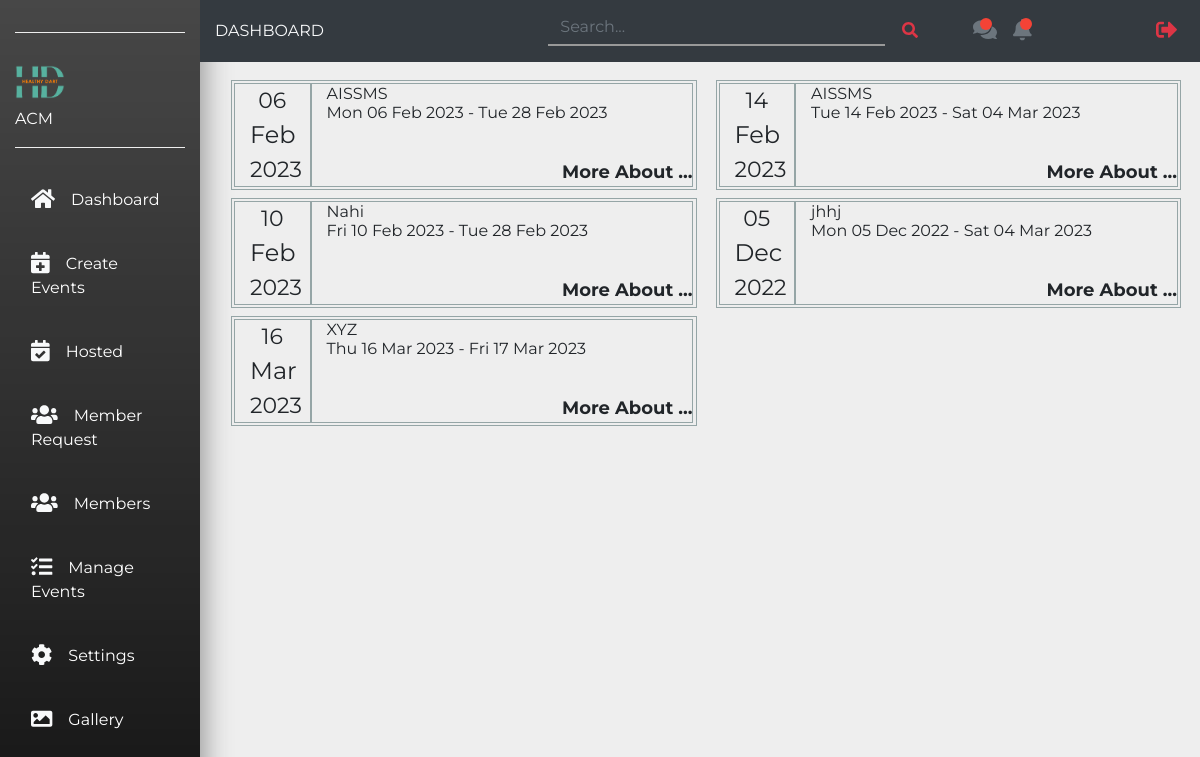
The app's page /events/hosted/ (signed in), older data.
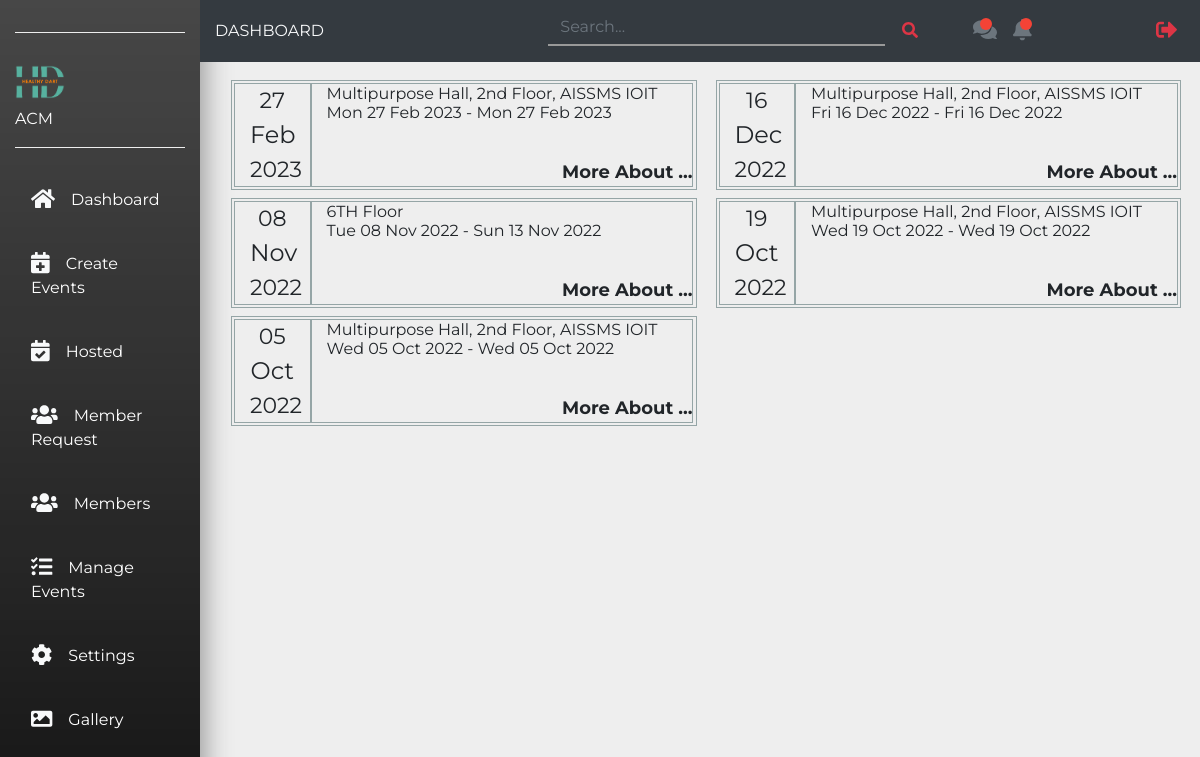
The same page, newer data.
### club/models.py (models this page shows)
class Clubs(models.Model):
    clubname = models.CharField(blank=False, max_length = 255,unique=True)
    shortname = models.CharField(blank=False, max_length = 10)
    clubemail = models.EmailField(max_length=255,blank=True)
    password = models.CharField(max_length=255,blank=True)
    logo = models.ImageField(upload_to="club_logo/")
    description = models.TextField(blank=False)
    form = models.DateField(auto_now_add=True)
    is_active = models.BooleanField(default=True)
    ec = models.ManyToManyField(Accounts, through='club_ec')
    def __str__(self):
        return self.clubname

### eventapp/models.py (models this page shows)
class Events(models.Model):
    event_cover_photo = models.ImageField(upload_to="event_cover/")
    eventname = models.CharField(blank=False, max_length = 255,unique=True)
    eventlocation = models.TextField(blank=False)
    description = models.TextField(blank=False)
    startdate = models.DateTimeField()
    enddate = models.DateTimeField()
    created_at = models.DateTimeField(auto_now_add=True)
    created_by = models.ForeignKey(Clubs, on_delete=models.CASCADE)

### eventapp/views.py (the view)
# urls.py: path('hosted/', views.hosted_events, name='hostedevent'),
def hosted_events(request):
    context = {}
    temp = ec_is_autenticate(request)
    if temp['auth']:
        context['club'] = temp['club']
        club = temp['club']
        context['events'] = Events.objects.filter(created_by = club)
        return render(request, 'club/hosted.html',context)
    else:
        return redirect('login')

### accounts/auth_fun.py (called while the page is built)
def is_authenticate(user):
    return user.is_authenticated

def club_per(user):
    if is_authenticate(user):
        if user.is_ec:
            club_ec = Club_Ec.objects.get(ec=user)
            club = Clubs.objects.get(pk=club_ec.club_id)
            if club.is_active:
                return True
            else:
                return False
        else:
            return False
    else:
        return False

### eventapp/views.py (called while the page is built)
def ec_is_autenticate(request):
    temp = {}
    if auth_fun.club_per(request.user):
        temp['auth'] = True
        club_ec = Club_Ec.objects.get(ec=request.user)
        club = Clubs.objects.get(pk=club_ec.club_id)
        temp['club'] = club
    else:
        temp['auth'] = False
    print(temp)
    return temp

### templates/club/hosted.html (shortened to what this page needs)
{% extends "club/base.html" %}
{% block content %}
  <section class="">
          <div class=" row pt-md-5 mt-md-3 mb-5 ml-3 ">
            {% for event in events %}
            <div class="col-xl-6 col-md-12 col-sm-12">
              <div class="event_single_box row mr-1 mb-2">
                <div class="event_date_time col-md-2 ">
                  <p class="date">{{ event.startdate|date:"d" }}</p>
                  <p class="month">{{ event.startdate|date:"M" }}</p>
                  <p class="year">{{ event.startdate|date:"Y" }}</p>
                </div>
                <div class="event_details col-md-10">
                  <h5>{{event.eventlocation}}</h5>
                  <h6>{{event.startdate|date:" D d M Y"}} - {{event.enddate|date:" D d M Y"}}</h6>
                  <a href="{% url 'eventsingle' event.eventname %}" class="more_about">More About ...</a>
                </div>
              </div>
            </div>
            {% endfor %}
          </div>
  </section>
{% endblock %}

### templates/club/base.html (shortened to what this page needs)
<!doctype html>
{% load static %}
<html lang="en">
<head>
  <link rel="stylesheet" href="https://stackpath.bootstrapcdn.com/bootstrap/4.1.1/css/bootstrap.min.css"
>
  <link rel="stylesheet"
    href="https://cdnjs.cloudflare.com/ajax/libs/tempusdominus-bootstrap-4/5.0.1/css/tempusdominus-bootstrap-4.min.css" />
  <link rel="stylesheet" href=" {% static 'css/style.css' %} ">
</head>
<body>
  <nav class="navbar navbar-expand-md navbar-light">
    <div class="collapse navbar-collapse" id="myNavbar">
      <div class="container-fluid">
        <div class="row">
          <div class="col-xl-2 col-lg-3 col-md-4 sidebar fixed-top">
            <a href="#" class="navbar-brand text-white d-block mx-auto text-center py-3 mb-4 bottom-border">
            </a>
            <div class="bottom-border pb-3">
              <img src="{{MEDIA_URL}}/{{club.logo.url}}" alt="Not Found" width="50" class="mr-3">
              <h5 class="d-inline"><a href="#" class="text-white">{{club.shortname}}</a></h5>
            </div>
            <ul class="navbar-nav flex-column mt-4">
              <li class="nav-item "><a href="{% url 'clubHome' %}" class="nav-link text-white p-3 mb-2 sidebar-link"
                  id="dashbord"><i class="fas fa-home text-light fa-lg mr-3"></i>Dashboard</a></li>
              <li class="nav-item"><a href="{% url 'createevent' %}" class="nav-link text-white p-3 mb-2 sidebar-link"
                  id="create_events"><i class="fas fa-calendar-plus text-light fa-lg mr-3"></i>Create Events</a></li>
              <li class="nav-item"><a href="{% url 'hostedevent' %}" class="nav-link text-white p-3 mb-2 sidebar-link"
                  id="hosted"><i class="fas fa-calendar-check text-light fa-lg mr-3" disabled></i>Hosted</a></li>
              <li class="nav-item"><a href="{% url 'mem_requests' %}" class="nav-link text-white p-3 mb-2 sidebar-link"
                  id="request"><i class="fas fa-users text-light fa-lg mr-3"></i>Member Request</a></li>
              <li class="nav-item dropdown">
                <a href="#member" class="nav-link text-white p-3 mb-2 sidebar-link" data-toggle="collapse" role="button"
                  aria-expanded="false" aria-controls="collapseExample" id="member_dropdown">
                  <i class="fas fa-users text-light fa-lg mr-3"></i>Members
                </a>
              </li>
              <li class="nav-item dropdown">
                <a href="#collapseExample" class="nav-link text-white p-3 mb-2 sidebar-link" data-toggle="collapse"
                  role="button" aria-expanded="false" aria-controls="collapseExample" id="manageevents">
                  <i class="fas fa-tasks text-light fa-lg mr-3"></i>Manage Events
                </a>
              </li>
              <li class="nav-item"><a href="{% url 'settings' %}" class="nav-link text-white p-3 mb-2 sidebar-link"
                  id="hosted"><i class="fas fa-cog text-light fa-lg mr-3" disabled></i>Settings</a></li>
              <li class="nav-item"><a href="{% url 'update_gallery' %}"
                  class="nav-link text-white p-3 mb-2 sidebar-link" id="hosted"><i
                    class="fas fa-image text-light fa-lg mr-3"></i>Gallery</a></li>
            </ul>
          </div>
          <div class="col-xl-10 col-lg-9 col-md-8 ml-auto bg-dark fixed-top py-2 top-navbar">
            <div class="row align-items-center">
              <div class="col-md-4">
                <h4 class="text-light text-uppercase mb-0">Dashboard</h4>
              </div>
              <div class="col-md-5">
                <form>
                  <div class="input-group">
                    <input type="text" class="form-control search-input" placeholder="Search...">
                    <button type="button" class="btn btn-white search-button"><i
                        class="fas fa-search text-danger"></i></button>
                  </div>
                </form>
              </div>
              <div class="col-md-3">
                <ul class="navbar-nav">
                  <li class="nav-item icon-parent"><a href="#" class="nav-link icon-bullet"><i
                        class="fas fa-comments text-muted fa-lg"></i></a></li>
                  <li class="nav-item icon-parent"><a href="#" class="nav-link icon-bullet"><i
                        class="fas fa-bell text-muted fa-lg"></i></a></li>
                  <li class="nav-item ml-md-auto"><a href="{% url 'logout' %}" class="nav-link"><i
                        class="fas fa-sign-out-alt text-danger fa-lg"></i></a></li>
                </ul>
              </div>
            </div>
          </div>
        </div>
      </div>
    </div>
  </nav>
  <div class="container-fluid">
    <div class="row">
      <div class="col-xl-10 col-lg-9 col-md-8 ml-auto">
        {% block content %}
        {% endblock %}
      </div>
    </div>
  </div>
</body>
</html>

### templates/club/hosted.html (style rules this page uses)
.event_single_box { border: 1px solid #95a5a6; padding: 2px; }
.event_date_time { text-align: center; border: 1px solid #95a5a6; }
.event_date_time .date { font-size: 22px; margin: 0px; }
.event_date_time .month { font-size: 24px; margin: 0px; }
.event_date_time .year { font-size: 22px; margin: 0px; }
.event_details { border: 1px solid #95a5a6; positon: relative; }
.more_about { font-weight: bolder; font-size: 18px; position:absolute; right: 0; bottom: 0; transition: 0.4s; }

Row changes from the older to the newer data that the page shows:
removed Events: startdate "06", startdate "Feb", startdate "2023", eventlocation "AISSMS", startdate "Mon 06 Feb 2023", enddate "Tue 28 Feb 2023"
removed Events: startdate "14", startdate "Feb", startdate "2023", eventlocation "AISSMS", startdate "Tue 14 Feb 2023", enddate "Sat 04 Mar 2023"
removed Events: startdate "10", startdate "Feb", startdate "2023", eventlocation "Nahi", startdate "Fri 10 Feb 2023", enddate "Tue 28 Feb 2023"
removed Events: startdate "05", startdate "Dec", startdate "2022", eventlocation "jhhj", startdate "Mon 05 Dec 2022", enddate "Sat 04 Mar 2023"
removed Events: startdate "16", startdate "Mar", startdate "2023", eventlocation "XYZ", startdate "Thu 16 Mar 2023", enddate "Fri 17 Mar 2023"
added Events: startdate "27", startdate "Feb", startdate "2023", eventlocation "Multipurpose Hall, 2nd Floor, AISSMS IOIT", startdate "Mon 27 Feb 2023", enddate "Mon 27 Feb 2023"
added Events: startdate "16", startdate "Dec", startdate "2022", eventlocation "Multipurpose Hall, 2nd Floor, AISSMS IOIT", startdate "Fri 16 Dec 2022", enddate "Fri 16 Dec 2022"
added Events: startdate "08", startdate "Nov", startdate "2022", eventlocation "6TH Floor", startdate "Tue 08 Nov 2022", enddate "Sun 13 Nov 2022"
added Events: startdate "19", startdate "Oct", startdate "2022", eventlocation "Multipurpose Hall, 2nd Floor, AISSMS IOIT", startdate "Wed 19 Oct 2022", enddate "Wed 19 Oct 2022"
added Events: startdate "05", startdate "Oct", startdate "2022", eventlocation "Multipurpose Hall, 2nd Floor, AISSMS IOIT", startdate "Wed 05 Oct 2022", enddate "Wed 05 Oct 2022"
